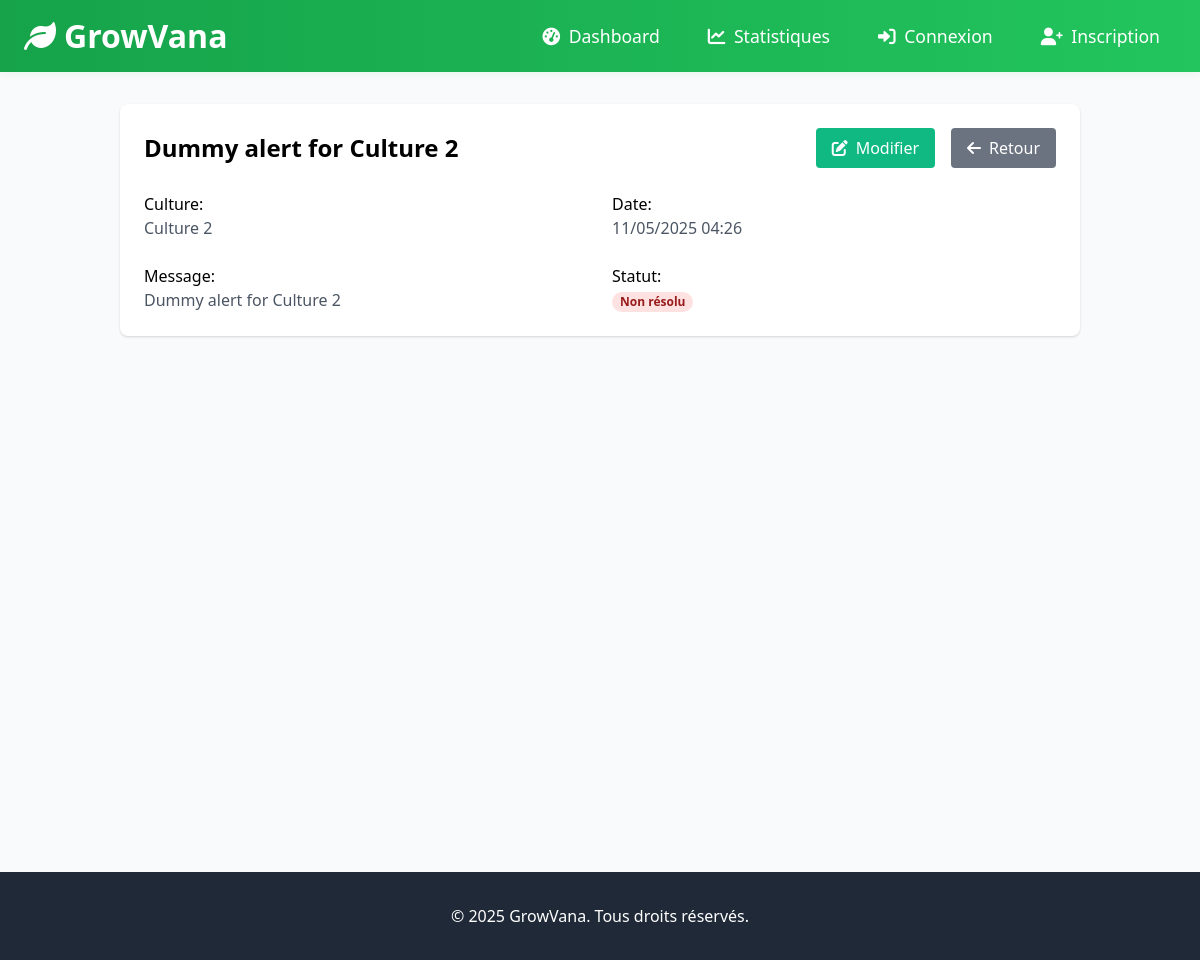
Screenshot of /notifications/6/ with the database file from the repository.
### notification/models.py (models this page shows, shortened)
class Alert(models.Model):
    culture = models.ForeignKey(Culture, on_delete=models.CASCADE)
    timestamp = models.DateTimeField(auto_now_add=True)
    message = models.TextField()
    is_resolved = models.BooleanField(default=False)

### culture/models.py (models this page shows, shortened)
class Culture(models.Model):
    user = models.ForeignKey(settings.AUTH_USER_MODEL, on_delete=models.CASCADE, related_name='cultures', null=True, blank=True)
    name = models.CharField(max_length=100)
    description = models.TextField(blank=True)
    created_at = models.DateTimeField(auto_now_add=True)

### notification/views.py (the view)
# urls.py: path('<int:pk>/', views.notification_detail, name='notification-detail'),
def notification_detail(request, pk):
    alert = get_object_or_404(Alert, pk=pk)
    return render(request, 'notification/detail.html', {'alert': alert})

### notification/templates/notification/detail.html
{% extends 'base.html' %}
{% block content %}
<div class="container mx-auto p-4">
    <div class="bg-white rounded-lg shadow p-6">
        <div class="flex justify-between items-center mb-6">
            <h1 class="text-2xl font-bold">{{ alert.message }}</h1>
            <div class="flex space-x-4">
                <a href="{% url 'notification:notification-edit' alert.pk %}" class="bg-green-500 text-white px-4 py-2 rounded hover:bg-green-600">
                    <i class="fas fa-edit mr-2"></i>Modifier
                </a>
                <a href="{% url 'notification:notification-list' %}" class="bg-gray-500 text-white px-4 py-2 rounded hover:bg-gray-600">
                    <i class="fas fa-arrow-left mr-2"></i>Retour
                </a>
            </div>
        </div>
        <div class="grid grid-cols-1 md:grid-cols-2 gap-6">
            <div>
                <p class="font-medium">Culture:</p>
                <p class="text-gray-600">{{ alert.culture.name }}</p>
            </div>
            <div>
                <p class="font-medium">Date:</p>
                <p class="text-gray-600">{{ alert.timestamp|date:"d/m/Y H:i" }}</p>
            </div>
            <div>
                <p class="font-medium">Message:</p>
                <p class="text-gray-600">{{ alert.message }}</p>
            </div>
            <div>
                <p class="font-medium">Statut:</p>
                <p class="text-gray-600">
                    {% if alert.is_resolved %}
                        <span class="px-2 inline-flex text-xs leading-5 font-semibold rounded-full bg-green-100 text-green-800">Résolu</span>
                    {% else %}
                        <span class="px-2 inline-flex text-xs leading-5 font-semibold rounded-full bg-red-100 text-red-800">Non résolu</span>
                    {% endif %}
                </p>
            </div>
        </div>
    </div>
</div>
{% endblock %}

### rows the page displays
Alert: message "Dummy alert for Culture 2", culture.name "Culture 2", timestamp "11/05/2025 04:26"
